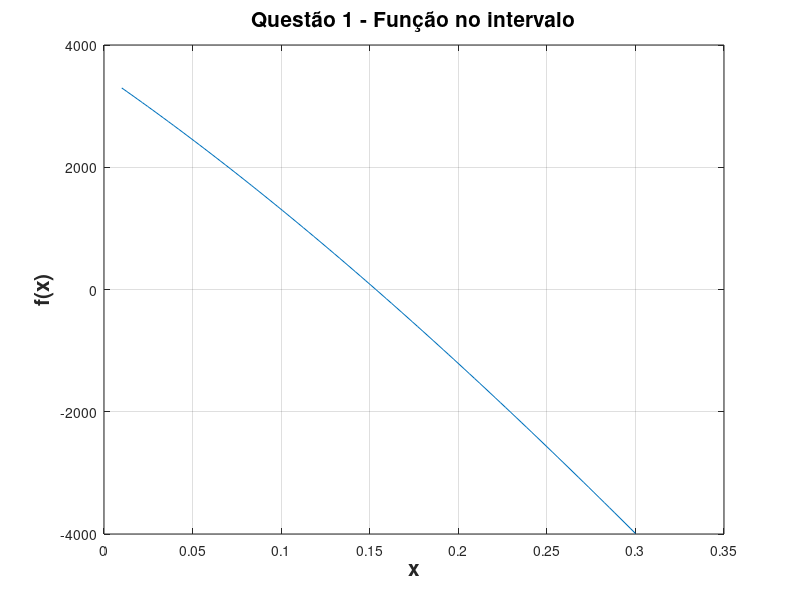
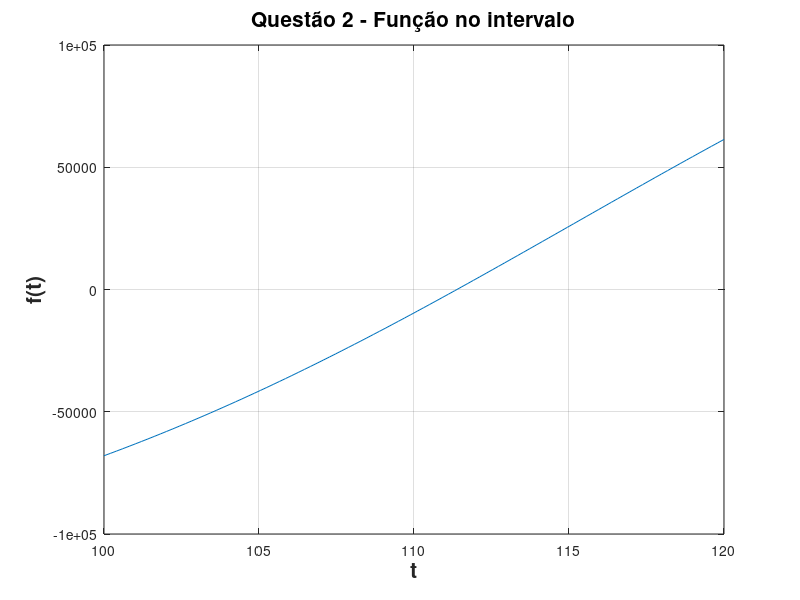
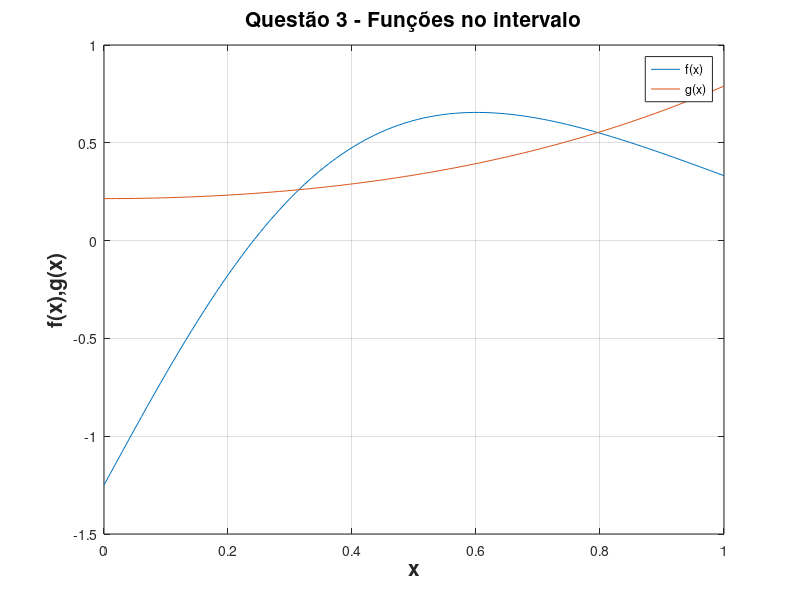
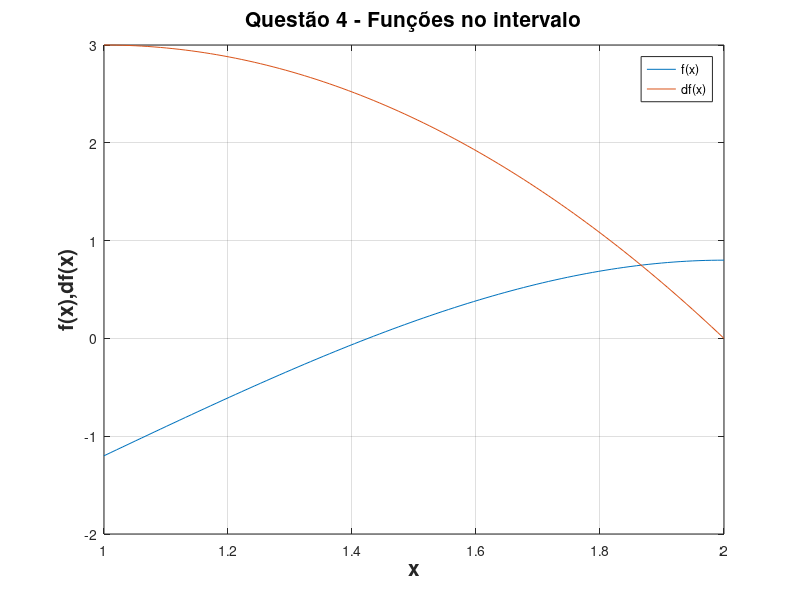

Write MATLAB code to recreate these figures, in order.
% Q1

f = @(x) 8500 - (35e3 .* x .* (1 + x).^7) ./ (((1 + x).^7) - 1)
X = linspace(.01, .3);
hf = figure();
plot(X, f(X));
grid on
xlabel("x", "fontsize", 15, "fontweight", "bold")
ylabel("f(x)", "fontsize", 15, "fontweight", "bold")
title("Questão 1 - Função no intervalo", "fontsize", 15, "fontweight", "bold");
print(hf, "q1_plot.png", "-dpng", "-S500,500");

% Q2

f = @(t) (320e3 ./ (1 + (32e3 .* e.^(-.09 .* t)))) - (96e3 .* e.^(-.05 .* t)) - 132e3
X = linspace(100, 120);
hf = figure();
plot(X, f(X));
grid on
xlabel("t", "fontsize", 15, "fontweight", "bold")
ylabel("f(t)", "fontsize", 15, "fontweight", "bold")
title("Questão 2 - Função no intervalo", "fontsize", 15, "fontweight", "bold");
print(hf, "q2_plot.png", "-dpng", "-S500,500");

% Q3

f = @(x) (3.576515 .* x) ./ ((x.^2 + .7225).^(3/2)) - 1.25
g = @(x) .3495 .* (x.^2 + .7225).^(3/2)
X = linspace(0, 1);
hf = figure();
plot(X, f(X), ";f(x);", X, g(X), ";g(x);");
grid on
xlabel("x", "fontsize", 15, "fontweight", "bold")
ylabel("f(x),g(x)", "fontsize", 15, "fontweight", "bold")
title("Questão 3 - Funções no intervalo", "fontsize", 15, "fontweight", "bold");
print(hf, "q3_plot.png", "-dpng", "-S500,500");

% Q4

f = @(h) -h.^3 +3 .* h.^2 - 16/5;
df = @(h) -3 .* h.^2 + 6 .* h;
X = linspace(1, 2);
hf = figure();
plot(X, f(X), ";f(x);", X, df(X), ";df(x);");
grid on
xlabel("x", "fontsize", 15, "fontweight", "bold")
ylabel("f(x),df(x)", "fontsize", 15, "fontweight", "bold")
title("Questão 4 - Funções no intervalo", "fontsize", 15, "fontweight", "bold");
print(hf, "q4_plot.png", "-dpng", "-S500,500");

% Q5

f = @(t) 1800 .* log(160e3 ./ (160e3 - 2600 .* t)) - 9.81 .* t - 750
g = @(t) (1800 .* log(160e3 ./ (160e3 - (2600 .* t))) - 750) / 9.81
X = linspace(10, 30);
hf = figure();
plot(X, f(X), ";f(t);", X, g(X), ";g(t);");
grid on
xlabel("x", "fontsize", 15, "fontweight", "bold")
ylabel("f(t),g(t)", "fontsize", 15, "fontweight", "bold")
title("Questão 5 - Funções no intervalo", "fontsize", 15, "fontweight", "bold");
print(hf, "q5_plot.png", "-dpng", "-S500,500");

% Q6

f = @(y) 1 - (400 ./ (9.81 .* (3 .* y + (y.^2) ./ 2).^3)) .* (3 + y)
X = linspace(1, 2);
hf = figure();
plot(X, f(X));
grid on
xlabel("y", "fontsize", 15, "fontweight", "bold")
ylabel("f(y)", "fontsize", 15, "fontweight", "bold")
title("Questão 6 - Função no intervalo", "fontsize", 15, "fontweight", "bold");
print(hf, "q6_plot.png", "-dpng", "-S500,500");
